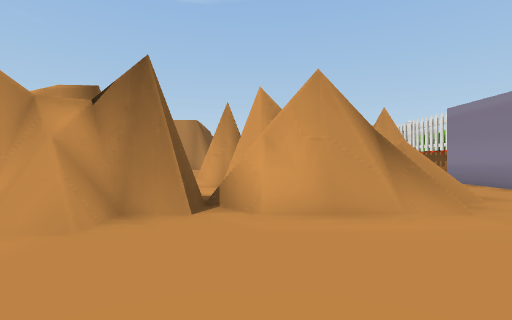
View 1 (above)

23 first-person views from a walk through a Unity game level. The camera is 1.5 m above the floor, looks level and sees 85° across. The floor is counted in squares, 2 m on a side. Each view is taken from the middle of a square. On the plan, view 1 faces up. The plan holds only what a view shows up to about 10 squares ahead; the rest is blank. The place goes on beyond the plan. Some surface patterns are stand-ins.

View 2
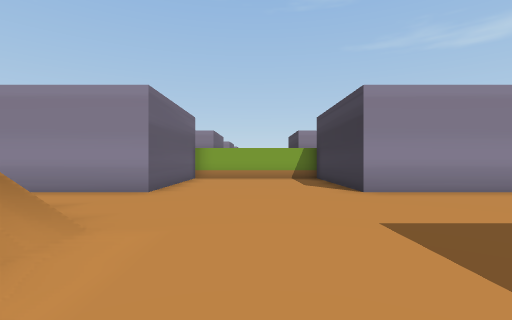

View 3
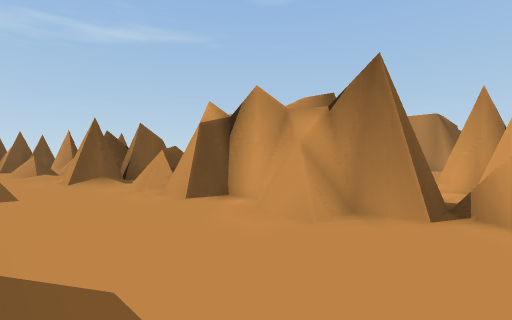

View 4
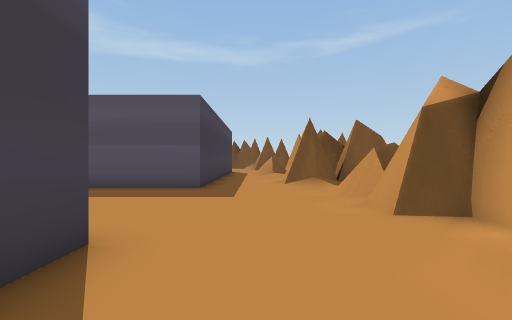

View 5
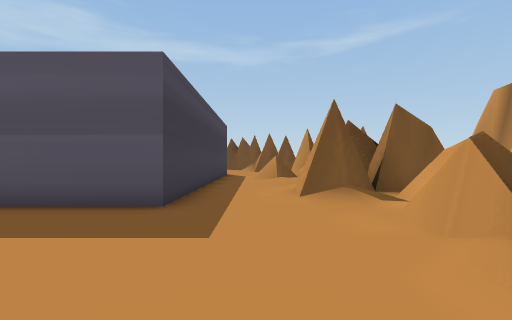

View 6
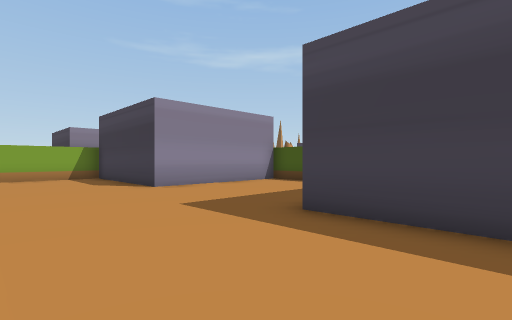

View 7
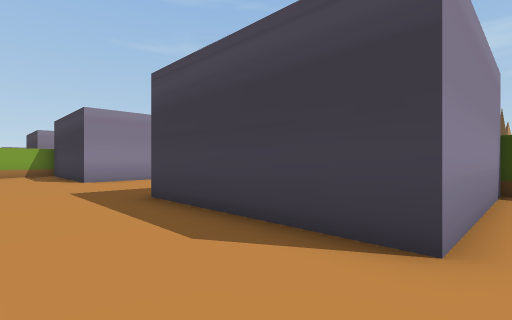

View 8
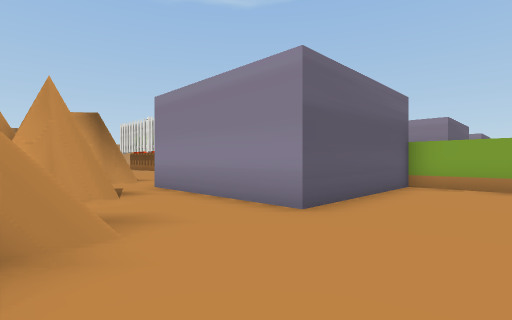

View 9
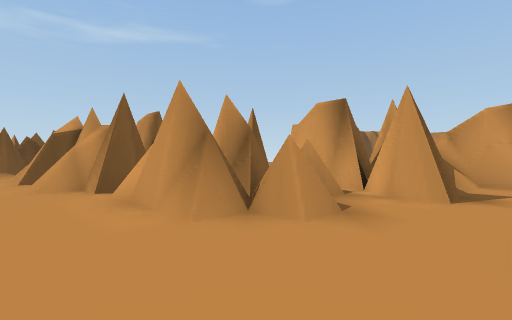

View 10
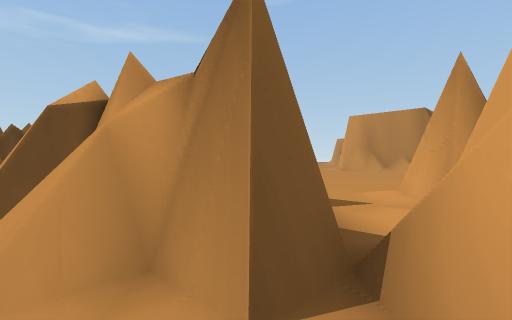

View 11
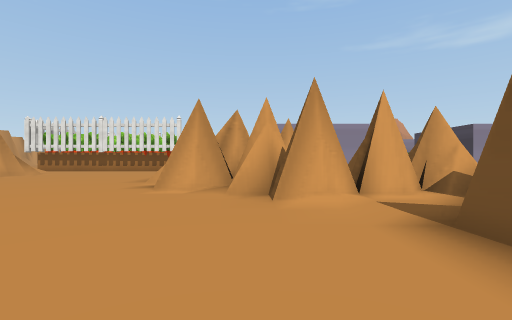

View 12
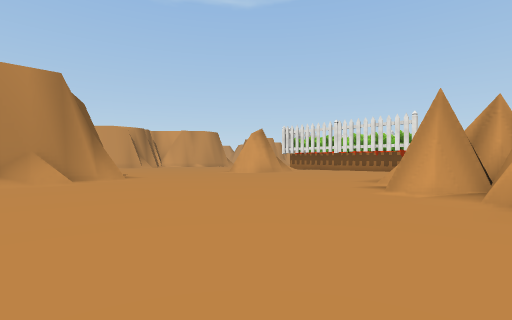

View 13
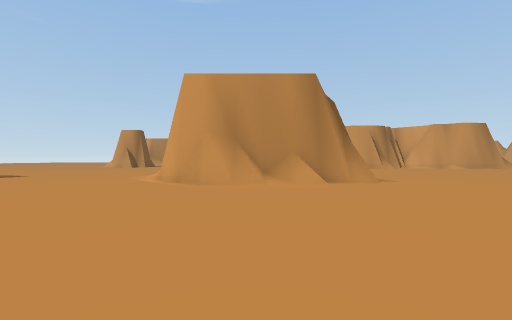

View 14
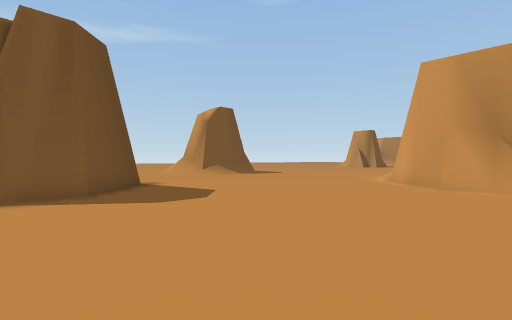

View 15
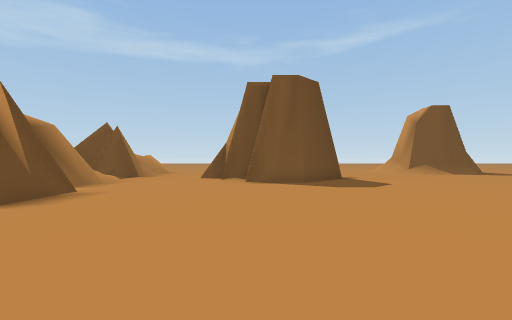

View 16
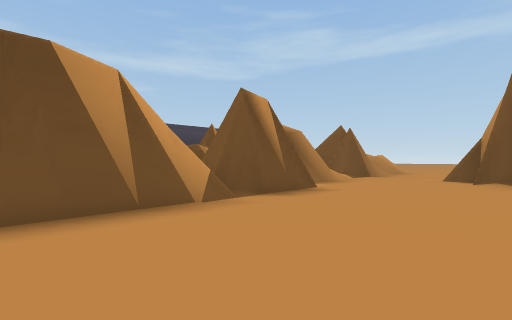

View 17
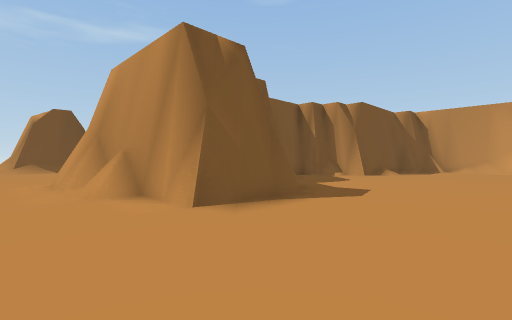

View 18
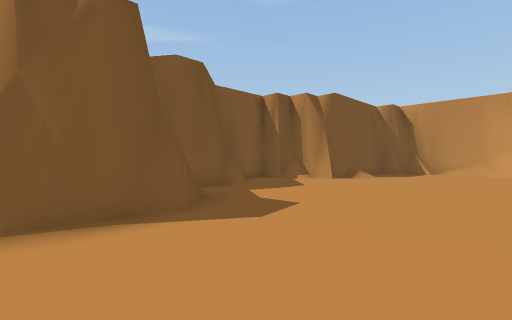

View 19
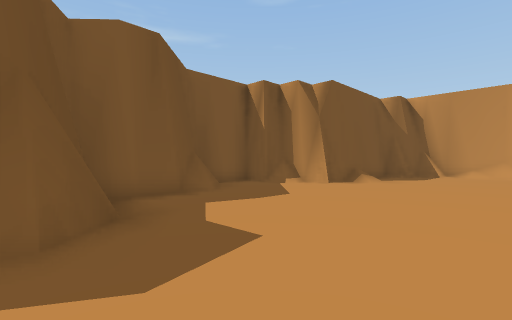

View 20
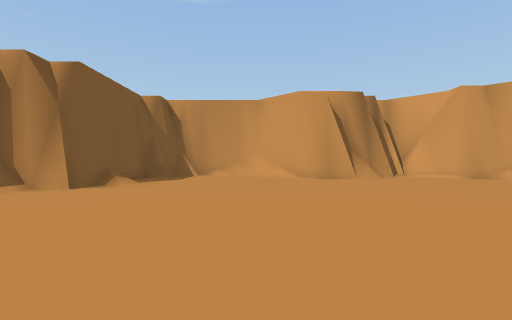

View 21
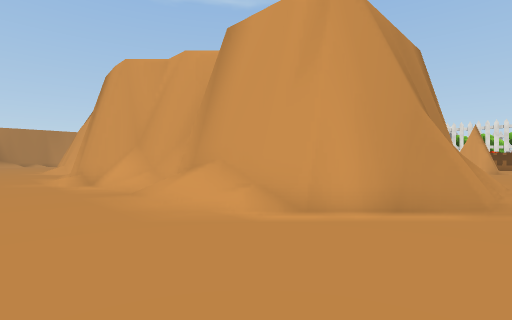

View 22
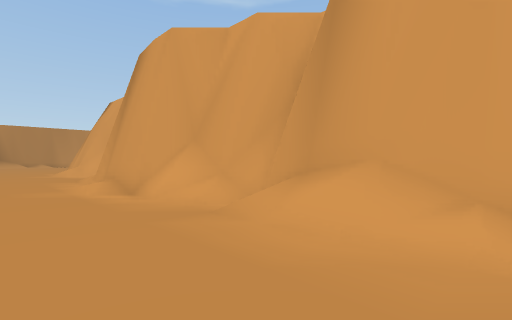

View 23
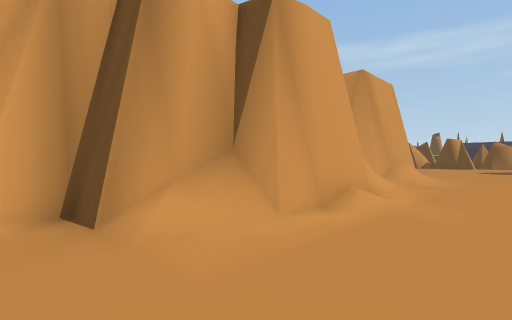

### Floor plan
Key: @ floor where view 1 was taken; # wall or solid block; . floor; / step, stairs or slope; = window, fence, low wall or low ledge.
Columns run from 14 left of view 1 to 11 right of it. Each row starts with its distance up from view 1.
 35 .....#   #.............
 34 .../##   #/............
 33 .../#  ###............
 32 ...##  ###............
 31 ../#  ##.............
 30 ../#  #.............
 29 ...#  ##...........
 28 ...##  ##.........
 27 .../#   #........
 26 .../#   #.......
 25 .../#   ###.....
 24 .../#     ##....
 23 .../#     ##....
 22 ....########....
 21 .....#####......
 20 ................
 19 ................
 18 ..............  ..
 17 ..................
 16 ..................
 15 ..................
 14 #.................
 13 #...............###
 12 #............./######.
 11 /............./### ...
 10 .............##### ...
  9 ............/######..#
  8 ............/######..#
  7 ....####### .#####...#
  6 /######     ..####...#
  5  ###=##     ######...#####
  4  ###==############........
  3    ##/####.##.............
  2 //////....................
  1 ..........................
  0 ..............@..........
 -1 ######.....#####.....####
 -2      #.....#    .....#
 -3      #..  .#     ....#

Where each view was taken, in squares from view 1:
view 1: 0 up, 0 right, facing up
view 2: 2 up, 0 right, facing right
view 3: 0 up, 0 right, facing up-left
view 4: 1 up, 1 left, facing left
view 5: 1 up, 4 left, facing left
view 6: 3 up, 1 left, facing down-right
view 7: 2 up, 4 left, facing down-right
view 8: 2 up, 3 right, facing up-right
view 9: 2 up, 6 right, facing up-left
view 10: 3 up, 0 right, facing up-left
view 11: 10 up, 7 left, facing right
view 12: 10 up, 7 left, facing up-right
view 13: 12 up, 7 left, facing up
view 14: 12 up, 7 left, facing up-left
view 15: 12 up, 4 left, facing left
view 16: 12 up, 4 left, facing down-left
view 17: 19 up, 1 right, facing up-left
view 18: 22 up, 1 right, facing up-left
view 19: 24 up, 0 right, facing up-left
view 20: 25 up, 0 right, facing up
view 21: 20 up, 14 left, facing up-right
view 22: 23 up, 14 left, facing up-right
view 23: 35 up, 14 left, facing down-right
